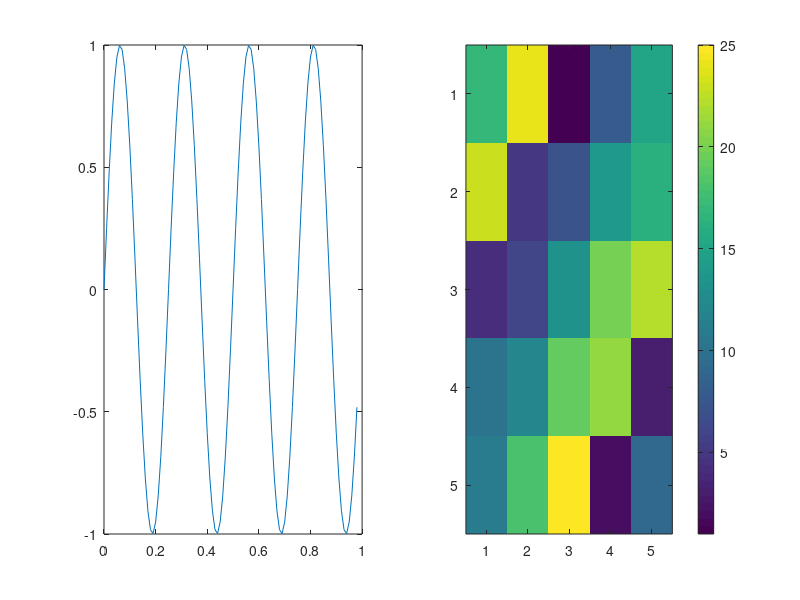

Reproduce this figure in MATLAB. (Note: this script raises an error after producing the figure.)
a = 2;

A = [1 2;3 4;5 6];

b = A .^2;

t = [0:0.01:0.98];
y1=sin(2*pi*4*t);
plot(t,y1);

y2 = cos(2*pi*4*t);
plot(t,y2);
plot(t,y1);
hold on; #plot new figures on top of the other ones
plot(t, y2, 'r');

xlabel('time')
ylabel('value')
legend('sin', 'cos')

title('my plot')

subplot(1,2,1);
plot(t, y1);
subplot(1,2,2);
plot(t, y2);
axis([0.5 1 -1 1]) #change the scale values

A = magic(5);
imagesc(A);
imagesc(A), colorbar, colormap gray:
